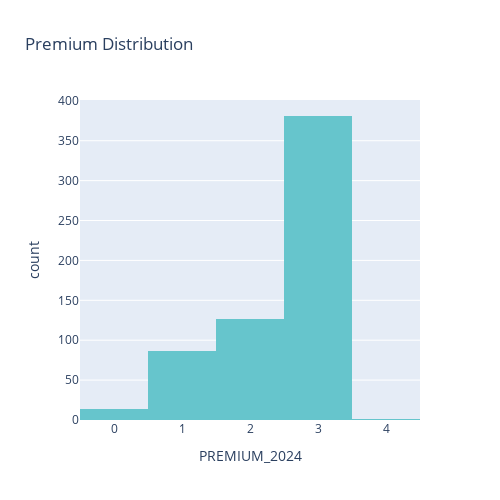

The cell this chart's notebook holds for it:
### Code cell
# Hover on it to see the interactions

fig = px.histogram(df, x='PREMIUM_2024', nbins=5, title='Premium Distribution', color_discrete_sequence=px.colors.qualitative.Pastel)
fig.update_layout(autosize=False, width=500, height=500)
fig.show()

### Figure 1 — Plotly figure (JSON) as saved in the notebook; plotly's stock layout.template omitted (floating-point values rounded to 4 significant figures; data arrays with more than 128 entries replaced by an {"elided": "..."} marker saying what was removed)
{"data": [{"alignmentgroup": "True", "bingroup": "x", "hovertemplate": "PREMIUM_2024=%{x}<br>count=%{y}<extra></extra>", "legendgroup": "", "marker": {"color": "rgb(102, 197, 204)", "pattern": {"shape": ""}}, "name": "", "nbinsx": 5, "offsetgroup": "", "orientation": "v", "showlegend": false, "type": "histogram", "x": {"elided": "609 int values"}, "xaxis": "x", "yaxis": "y"}], "layout": {"autosize": false, "barmode": "relative", "height": 500, "legend": {"tracegroupgap": 0}, "title": {"text": "Premium Distribution"}, "width": 500, "xaxis": {"anchor": "y", "domain": [0, 1], "title": {"text": "PREMIUM_2024"}}, "yaxis": {"anchor": "x", "domain": [0, 1], "title": {"text": "count"}}}}
